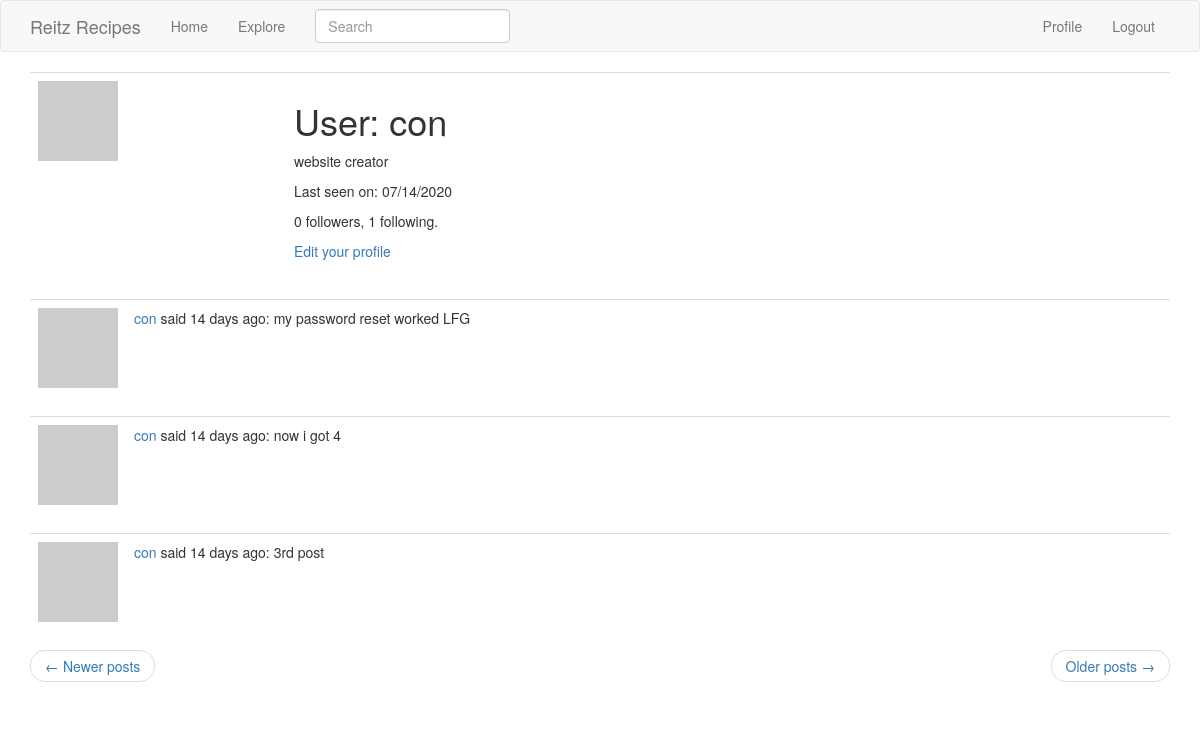
Screenshot of /user/con?page=2 (signed in) with the database file from the repository.
### app/models.py (models this page shows, shortened)
class PaginatedAPIMixin(object):
    @staticmethod
    def to_collection_dict(query, page, per_page, endpoint, **kwargs):
        resources = query.paginate(page, per_page, False)
        data = {
        'items': [item.to_dict() for item in resources.items],
            '_meta': {
                'page': page,
                'per_page': per_page,
                'total_pages': resources.pages,
                'total_items': resources.total
            },
            '_links': {
                'self': url_for(endpoint, page=page, per_page=per_page,
                                **kwargs),
                'next': url_for(endpoint, page=page + 1, per_page=per_page,
                                **kwargs) if resources.has_next else None,
                'prev': url_for(endpoint, page=page - 1, per_page=per_page,
                                **kwargs) if resources.has_prev else None
            }
        }
        return data

class User(PaginatedAPIMixin, UserMixin, db.Model):
    id = db.Column(db.Integer, primary_key=True)
    username = db.Column(db.String(64), index=True, unique=True)
    email = db.Column(db.String(120), index=True, unique=True)
    password_hash = (db.Column(db.String(128)))
    posts = db.relationship('Post', backref='author', lazy='dynamic')
    about_me = db.Column(db.String(140))
    last_seen = db.Column(db.DateTime, default=datetime.utcnow)
    token = db.Column(db.String(32), index=True, unique=True)
    token_expiration = db.Column(db.DateTime);
    def avatar(self, size):
        digest = md5(self.email.lower().encode('utf-8')).hexdigest()
        return 'https://www.gravatar.com/avatar/{}?d=identicon&s={}'.format(
            digest, size)
    followed = db.relationship(
        'User', secondary=followers,
        primaryjoin=(followers.c.follower_id == id),
        secondaryjoin=(followers.c.followed_id == id),
        backref=db.backref('followers', lazy='dynamic'), lazy='dynamic')

class SearchableMixin(object):
    @classmethod
    def before_commit(cls, session):
        session._changes = {
            'add': list(session.new),
            'update': list(session.dirty),
            'delete': list(session.deleted)
        }
    @classmethod
    def after_commit(cls, session):
        for obj in session._changes['add']:
            if isinstance(obj, SearchableMixin):
                add_to_index(obj.__tablename__, obj)
        for obj in session._changes['update']:
            if isinstance(obj, SearchableMixin):
                add_to_index(obj.__tablename__, obj)
        for obj in session._changes['delete']:
            if isinstance(obj, SearchableMixin):
                remove_from_index(obj.__tablename__, obj)
        session._changes = None

class Post(SearchableMixin, db.Model):
    __searchable__ = ['body']
    id = db.Column(db.Integer, primary_key=True)
    body = db.Column(db.String(140))
    timestamp = db.Column(db.DateTime, index=True, default=datetime.utcnow)
    user_id = db.Column(db.Integer, db.ForeignKey('user.id'))

### app/main/routes.py (the view)
@bp.route('/user/<username>')
@login_required
def user(username):
    user = User.query.filter_by(username=username).first_or_404()
    page = request.args.get('page', 1, type=int)
    posts = user.posts.order_by(Post.timestamp.desc()).paginate(
        page, current_app.config['POSTS_PER_PAGE'], False)
    next_url = url_for('main.user', username=user.username, page=posts.next_num) \
        if posts.has_next else None
    prev_url = url_for('main.user', username=user.username, page=posts.prev_num) \
        if posts.has_prev else None
    form = EmptyForm()
    return render_template('user.html', user=user, posts=posts.items, next_url=next_url,
        prev_url=prev_url, form=form)

### app/main/forms.py
class SearchForm(FlaskForm):
    q = StringField('Search', validators=[DataRequired()])
    def __init__(self, *args, **kwargs):
        if 'formdata' not in kwargs:
            kwargs['formdata'] = request.args
        if 'csrf_enabled' not in kwargs:
            kwargs['csrf_enabled'] = False
        super(SearchForm, self).__init__(*args, **kwargs)

class EmptyForm(FlaskForm):
    submit = SubmitField('Submit')

### app/main/routes.py (called while the page is built)
@bp.before_request
def before_request():
    if current_user.is_authenticated:
        current_user.last_seen = datetime.utcnow()
        db.session.commit()
        g.search_form = SearchForm()

### app/models.py (called while the page is built)
@login.user_loader
def load_user(id):
    return User.query.get(int(id))

### app/templates/user.html (shortened to what this page needs)
{% extends "base.html" %}
{% block app_content %}
    <table class="table table-hover">
        <tr>
            <td width="256px"><img src="{{ user.avatar(256) }}"></td>
            <td>
                <h1>User: {{ user.username }}</h1>
                {% if user.about_me %}<p>{{ user.about_me }}</p>{% endif %}
                {% if user.last_seen %}<p>Last seen on: {{ moment(user.last_seen).format('L') }}</p>{% endif %}
                <p>{{ user.followers.count() }} followers, {{ user.followed.count() }} following.</p>
                {% if user == current_user %}
                <p><a href="{{ url_for('main.edit_profile') }}">Edit your profile</a></p>
                {% endif %}
            </td>
        </tr>
    </table>
    {% for post in posts %}
        {% include '_post.html' %}
    {% endfor %}
    <nav aria-label="...">
        <ul class="pager">
            <li class="previous{% if not prev_url %} disabled{% endif %}">
                <a href="{{ prev_url or '#' }}">
                    <span aria-hidden="true">&larr;</span> Newer posts
                </a>
            </li>
            <li class="next{% if not next_url %} disabled{% endif %}">
                <a href="{{ next_url or '#' }}">
                    Older posts <span aria-hidden="true">&rarr;</span>
                </a>
            </li>
        </ul>
    </nav>
{% endblock %}

### app/templates/_post.html
<table class="table table-hover">
    <tr>
        <td width="70px">
            <a href="{{ url_for('main.user', username=post.author.username )}}">
                <img src="{{ post.author.avatar(70) }}"/>
            </a>
        </td>
        <td>
            <a href="{{ url_for('main.user', username=post.author.username )}}">
                {{ post.author.username }}
            </a>
            said {{ moment(post.timestamp).fromNow()  }}:
            {{ post.body }}
        </td>
    </tr>
</table>

### rows the page displays
User: username "con", about_me "website creator", last_seen "07/14/2020"
Post: author.username "con", timestamp "14 days ago", body "my password reset worked LFG"
Post: author.username "con", timestamp "14 days ago", body "now i got 4"
Post: author.username "con", timestamp "14 days ago", body "3rd post"

### other values shown
{{ user.followers.count() }} "0"
{{ user.followed.count() }} "1"
